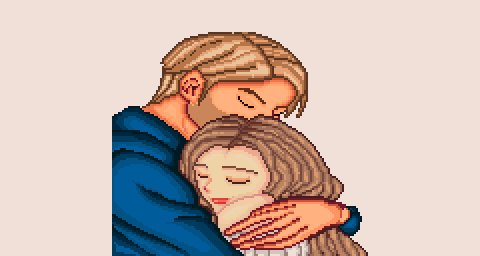

Rendered tile map (Tiled .tmx) drawn with the repository's tilesets; below, a short description and the full map source, tile grids included:
An orthogonal 30x16 tile map with 16x16 px tiles, 4 tile layers (Back, Buildings, Front, Paths), 2 tilesets.

<map version="1.8" tiledversion="1.8.2" orientation="orthogonal" renderorder="right-down" compressionlevel="0" width="30" height="16" tilewidth="16" tileheight="16" infinite="0" nextlayerid="12" nextobjectid="97">
 <tileset firstgid="1" name="p" tilewidth="16" tileheight="16" tilecount="36" columns="4">
  <image source="paths.png" width="64" height="144" />
 </tileset>
 <tileset firstgid="37" name="ChalresComfort" tilewidth="16" tileheight="16" tilecount="238" columns="17">
  <image source="CharlesComfort.png" width="287" height="224" />
 </tileset>
 <layer id="1" name="Back" width="30" height="16">
  <data encoding="csv">
53,53,53,53,53,53,53,37,38,39,40,41,42,43,44,45,46,47,48,49,50,51,52,53,53,53,53,53,53,53,
70,70,70,70,70,70,70,54,55,56,57,58,59,60,61,62,63,64,65,66,67,68,69,70,70,70,70,70,70,70,
87,87,87,87,87,87,87,71,72,73,74,75,76,77,78,79,80,81,82,83,84,85,86,87,87,87,87,87,87,87,
104,104,104,104,104,104,104,88,89,90,91,92,93,94,95,96,97,98,99,100,101,102,103,104,104,104,104,104,104,104,
121,121,121,121,121,121,121,105,106,107,108,109,110,111,112,113,114,115,116,117,118,119,120,121,121,121,121,121,121,121,
138,138,138,138,138,138,138,122,123,124,125,126,127,128,129,130,131,132,133,134,135,136,137,138,138,138,138,138,138,138,
155,155,155,155,155,155,155,139,140,141,142,143,144,145,146,147,148,149,150,151,152,153,154,155,155,155,155,155,155,155,
172,172,172,172,172,172,172,156,157,158,159,160,161,162,163,164,165,166,167,168,169,170,171,172,172,172,172,172,172,172,
189,189,189,189,189,189,189,173,174,175,176,177,178,179,180,181,182,183,184,185,186,187,188,189,189,189,189,189,189,189,
206,206,206,206,206,206,206,190,191,192,193,194,195,196,197,198,199,200,201,202,203,204,205,206,206,206,206,206,206,206,
223,223,223,223,223,223,223,207,208,209,210,211,212,213,214,215,216,217,218,219,220,221,222,223,223,223,223,223,223,223,
240,240,240,240,240,240,240,224,225,226,227,228,229,230,231,232,233,234,235,236,237,238,239,240,240,240,240,240,240,240,
257,257,257,257,257,257,257,241,242,243,244,245,246,247,248,249,250,251,252,253,254,255,256,257,257,257,257,257,257,257,
274,274,274,274,274,274,274,258,259,260,261,262,263,264,265,266,267,268,269,270,271,272,273,274,274,274,274,274,274,274,
0,0,0,0,0,0,0,0,0,0,0,0,0,0,0,0,0,0,0,0,0,0,0,0,0,0,0,0,0,0,
0,0,0,0,0,0,0,0,0,0,0,0,0,0,0,0,0,0,0,0,0,0,0,0,0,0,0,0,0,0
</data>
 </layer>
 <objectgroup id="2" name="Back" offsetx="-80" offsety="-128" />
 <layer id="3" name="Buildings" width="30" height="16">
  <properties>
   <property name="Outdoors" value="T" />
  </properties>
  <data encoding="csv">
0,0,0,0,0,0,0,0,189,189,189,189,189,189,189,189,189,189,189,189,189,0,0,0,0,0,0,0,0,0,
0,0,0,0,0,0,0,0,189,189,189,189,189,189,189,189,189,189,189,189,0,0,0,0,0,0,0,0,0,0,
0,0,0,0,0,0,0,37,38,39,40,41,42,43,44,45,46,47,48,49,50,51,52,53,0,0,0,0,0,0,
0,0,0,0,0,0,0,54,55,56,57,58,59,60,61,62,63,64,65,66,67,68,69,70,0,0,0,0,0,0,
0,0,0,0,0,0,0,71,72,73,74,75,76,77,78,79,80,81,82,83,84,85,86,87,0,0,0,0,0,0,
0,0,0,0,0,0,0,88,89,90,91,92,93,94,95,96,97,98,99,100,101,102,103,104,0,0,0,0,0,0,
0,0,0,0,0,0,0,105,106,107,108,109,110,111,112,113,114,115,116,117,118,119,120,121,0,0,0,0,0,0,
0,0,0,0,0,0,0,122,123,124,125,126,127,128,129,130,131,132,133,134,135,136,137,138,0,0,0,0,0,0,
0,0,0,0,0,0,0,139,140,141,142,143,144,145,146,147,148,149,150,151,152,153,154,155,0,0,0,0,0,0,
0,0,0,0,0,0,0,156,157,158,159,160,161,162,163,164,165,166,167,168,169,170,171,172,0,0,0,0,0,0,
0,0,0,0,0,0,0,173,174,175,176,177,178,179,180,181,182,183,184,185,186,187,188,189,0,0,0,0,0,0,
0,0,0,0,0,0,0,190,191,192,193,194,195,196,197,198,199,200,201,202,203,204,205,206,0,0,0,0,0,0,
0,0,0,0,0,0,0,207,208,209,210,211,212,213,214,215,216,217,218,219,220,221,222,223,0,0,0,0,0,0,
0,0,0,0,0,0,0,224,225,226,227,228,229,230,231,232,233,234,235,236,237,238,239,240,0,0,0,0,0,0,
189,189,189,189,189,189,189,241,242,243,244,245,246,247,248,249,250,251,252,253,254,255,256,257,189,189,189,189,189,189,
189,189,189,189,189,189,189,258,259,260,261,262,263,264,265,266,267,268,269,270,271,272,273,274,189,189,189,189,189,189
</data>
 </layer>
 <objectgroup id="4" name="Buildings">
  <properties>
   <property name="BrookSounds" value="17 23 clank,clank" />
   <property name="Outdoors" value="T" />
  </properties>
 </objectgroup>
 <layer id="9" name="Front" width="30" height="16">
  <data encoding="csv">
0,0,0,0,0,0,0,0,0,0,0,0,0,0,0,0,0,0,0,0,0,0,0,0,0,0,0,0,0,0,
0,0,0,0,0,0,0,0,0,0,0,0,0,0,0,0,0,0,0,0,0,0,0,0,0,0,0,0,0,0,
0,0,0,0,0,0,0,0,0,0,0,0,0,0,0,0,0,0,0,0,0,0,0,0,0,0,0,0,0,0,
0,0,0,0,0,0,0,0,0,0,0,0,0,0,0,0,0,0,0,0,0,0,0,0,0,0,0,0,0,0,
0,0,0,0,0,0,0,0,0,0,0,0,0,0,0,0,0,0,0,0,0,0,0,0,0,0,0,0,0,0,
0,0,0,0,0,0,0,0,0,0,0,0,0,0,0,0,0,0,0,0,0,0,0,0,0,0,0,0,0,0,
0,0,0,0,0,0,0,0,0,0,0,0,0,0,0,0,0,0,0,0,0,0,0,0,0,0,0,0,0,0,
0,0,0,0,0,0,0,0,0,0,0,0,0,0,0,0,0,0,0,0,0,0,0,0,0,0,0,0,0,0,
0,0,0,0,0,0,0,0,0,0,0,0,0,0,0,0,0,0,0,0,0,0,0,0,0,0,0,0,0,0,
0,0,0,0,0,0,0,0,0,0,0,0,0,0,0,0,0,0,0,0,0,0,0,0,0,0,0,0,0,0,
0,0,0,0,0,0,0,0,0,0,0,0,0,0,0,0,0,0,0,0,0,0,0,0,0,0,0,0,0,0,
0,0,0,0,0,0,0,0,0,0,0,0,0,0,0,0,0,0,0,0,0,0,0,0,0,0,0,0,0,0,
0,0,0,0,0,0,0,0,0,0,0,0,0,0,0,0,0,0,0,0,0,0,0,0,0,0,0,0,0,0,
0,0,0,0,0,0,0,0,0,0,0,0,0,0,0,0,0,0,0,0,0,0,0,0,0,0,0,0,0,0,
0,0,0,0,0,0,0,0,0,0,0,0,0,0,0,0,0,0,0,0,0,0,0,0,0,0,0,0,0,0,
0,0,0,0,0,0,0,0,0,0,0,0,0,0,0,0,0,0,0,0,0,0,0,0,0,0,0,0,0,0
</data>
 </layer>
 <objectgroup id="6" name="Front" />
 <layer id="7" name="Paths" width="30" height="16">
  <data encoding="csv">
0,0,0,0,0,0,0,0,0,0,0,0,0,0,0,0,0,0,0,0,0,0,0,0,0,0,0,0,0,0,
0,0,0,0,0,0,0,0,0,0,0,0,0,0,0,0,0,0,0,0,0,0,0,0,0,0,0,0,0,0,
0,0,0,0,0,0,0,0,0,0,0,0,0,0,0,0,0,0,0,0,0,0,0,0,0,0,0,0,0,0,
0,0,0,0,0,0,0,0,0,0,0,0,0,0,0,0,0,0,0,0,0,0,0,0,0,0,0,0,0,0,
0,0,0,0,0,0,0,0,0,0,0,0,0,0,0,0,0,0,0,0,0,0,0,0,0,0,0,0,0,0,
0,0,0,0,0,0,0,0,0,0,0,0,0,0,0,0,0,0,0,0,0,0,0,0,0,0,0,0,0,0,
0,0,0,0,0,0,0,0,0,0,0,0,0,0,0,0,0,0,0,0,0,0,0,0,0,0,0,0,0,0,
0,0,0,0,0,0,0,0,0,0,0,0,0,0,0,0,0,0,0,0,0,0,0,0,0,0,0,0,0,0,
0,0,0,0,0,0,0,0,0,0,0,0,0,0,0,0,0,0,0,0,0,0,0,0,0,0,0,0,0,0,
0,0,0,0,0,0,0,0,0,0,0,0,0,0,0,0,0,0,0,0,0,0,0,0,0,0,0,0,0,0,
0,0,0,0,0,0,0,0,0,0,0,0,0,0,0,0,0,0,0,0,0,0,0,0,0,0,0,0,0,0,
0,0,0,0,0,0,0,0,0,0,0,0,0,0,0,0,0,0,0,0,0,0,0,0,0,0,0,0,0,0,
0,0,0,0,0,0,0,0,0,0,0,0,0,0,0,0,0,0,0,0,0,0,0,0,0,0,0,0,0,0,
0,0,0,0,0,0,0,0,0,0,0,0,0,0,0,0,0,0,0,0,0,0,0,0,0,0,0,0,0,0,
0,0,0,0,0,0,0,0,0,0,0,0,0,0,0,0,0,0,0,0,0,0,0,0,0,0,0,0,0,0,
0,0,0,0,0,0,0,0,0,0,0,0,0,0,0,0,0,0,0,0,0,0,0,0,0,0,0,0,0,0
</data>
 </layer>
 <objectgroup id="8" name="Paths" />
</map>
